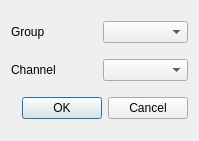
<?xml version="1.0" encoding="UTF-8"?>
<ui version="4.0">
 <class>SelectMDFProperties</class>
 <widget class="QDialog" name="SelectMDFProperties">
  <property name="geometry">
   <rect>
    <x>0</x>
    <y>0</y>
    <width>199</width>
    <height>141</height>
   </rect>
  </property>
  <property name="windowTitle">
   <string>Dialog</string>
  </property>
  <layout class="QVBoxLayout" name="verticalLayout">
   <item>
    <layout class="QHBoxLayout" name="horizontalLayout_2">
     <item>
      <widget class="QLabel" name="label">
       <property name="text">
        <string>Group</string>
       </property>
      </widget>
     </item>
     <item>
      <widget class="QComboBox" name="comboBox_data_group"/>
     </item>
    </layout>
   </item>
   <item>
    <layout class="QHBoxLayout" name="horizontalLayout">
     <item>
      <widget class="QLabel" name="label_2">
       <property name="text">
        <string>Channel</string>
       </property>
      </widget>
     </item>
     <item>
      <widget class="QComboBox" name="comboBox_channel_group"/>
     </item>
    </layout>
   </item>
   <item>
    <widget class="QDialogButtonBox" name="buttonBox">
     <property name="orientation">
      <enum>Qt::Horizontal</enum>
     </property>
     <property name="standardButtons">
      <set>QDialogButtonBox::Cancel|QDialogButtonBox::Ok</set>
     </property>
    </widget>
   </item>
  </layout>
 </widget>
 <resources/>
 <connections>
  <connection>
   <sender>buttonBox</sender>
   <signal>accepted()</signal>
   <receiver>SelectMDFProperties</receiver>
   <slot>accept()</slot>
   <hints>
    <hint type="sourcelabel">
     <x>248</x>
     <y>254</y>
    </hint>
    <hint type="destinationlabel">
     <x>157</x>
     <y>274</y>
    </hint>
   </hints>
  </connection>
  <connection>
   <sender>buttonBox</sender>
   <signal>rejected()</signal>
   <receiver>SelectMDFProperties</receiver>
   <slot>reject()</slot>
   <hints>
    <hint type="sourcelabel">
     <x>316</x>
     <y>260</y>
    </hint>
    <hint type="destinationlabel">
     <x>286</x>
     <y>274</y>
    </hint>
   </hints>
  </connection>
 </connections>
</ui>
